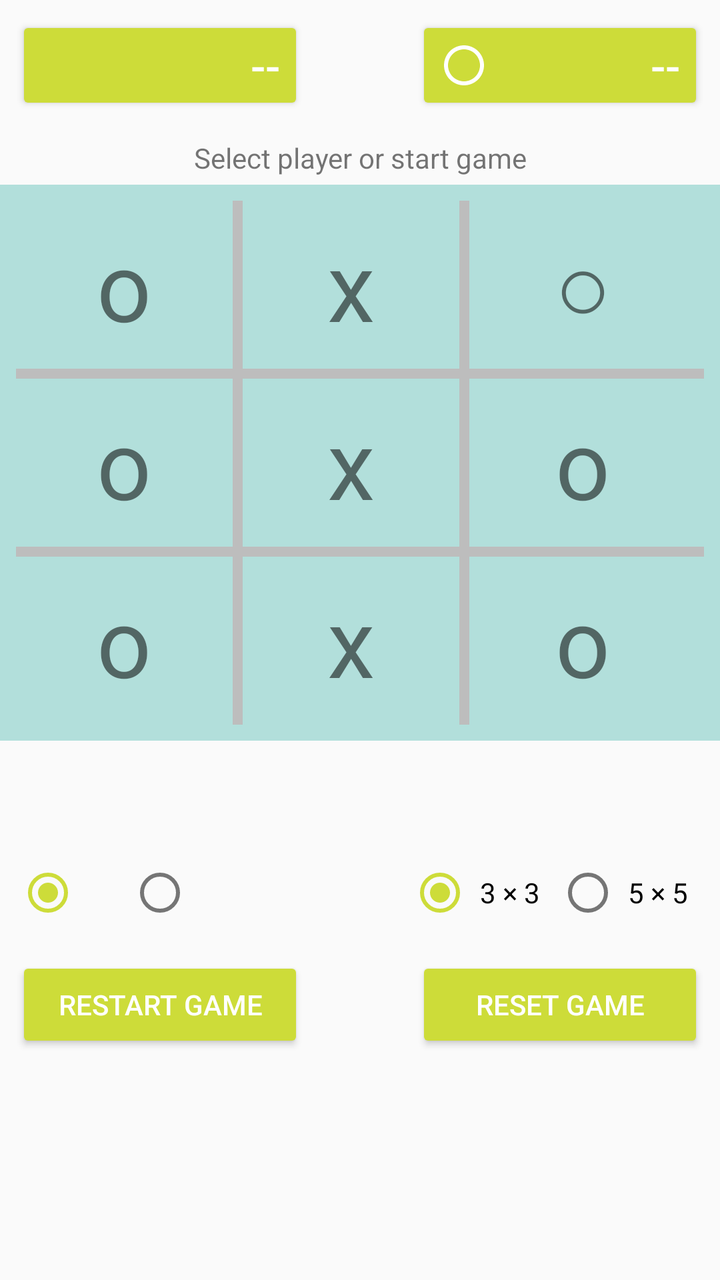
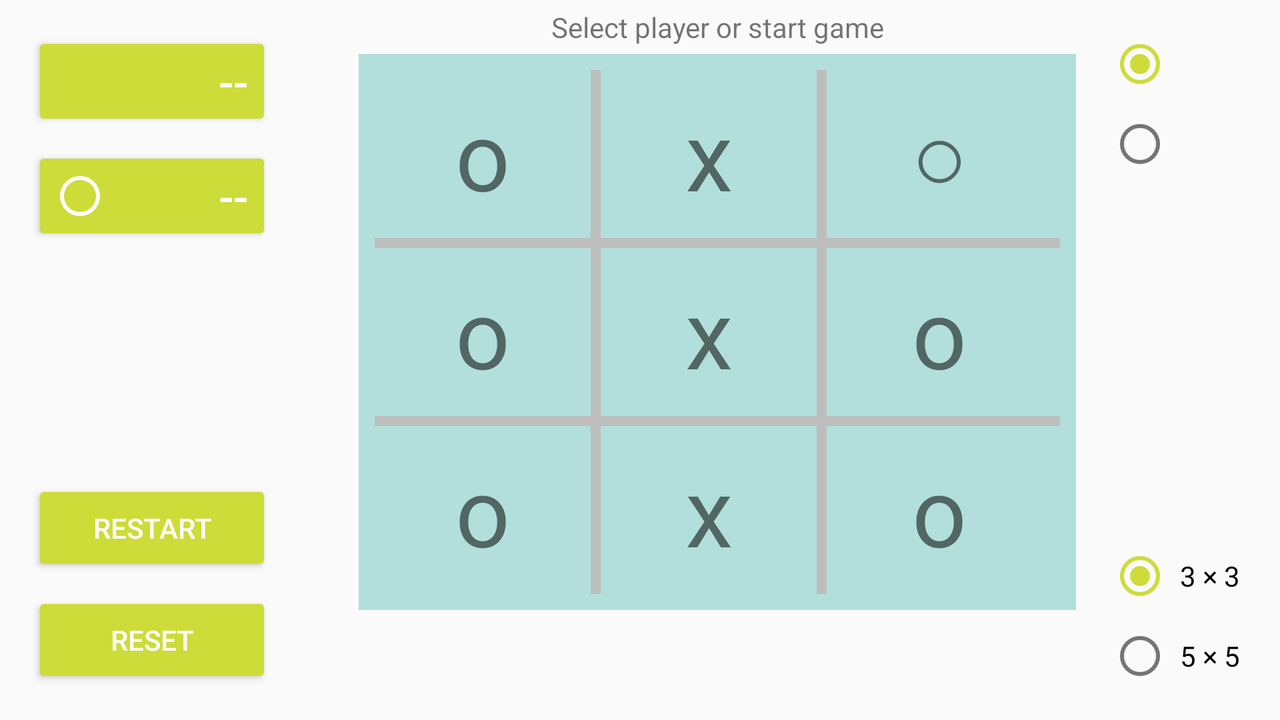

First picture: res/layout/ on a phone held upright. Second picture: the repository's own variant of that layout, on a device whose configuration matches the variant's folder. Source for both follows.
<!-- AndroidManifest.xml: application theme AppTheme -->
<!-- res/layout/activity_main.xml -->
<?xml version="1.0" encoding="utf-8"?>
<LinearLayout xmlns:android="http://schemas.android.com/apk/res/android"
    xmlns:tools="http://schemas.android.com/tools"
    android:layout_width="match_parent"
    android:layout_height="match_parent"
    android:orientation="vertical"
    tools:context="com.techbeloved.b_tic_tac_toe.MainActivity">

    <LinearLayout
        android:layout_width="match_parent"
        android:layout_height="wrap_content"
        android:orientation="horizontal"
        android:padding="8dp">
        <Button
            android:layout_width="144dp"
            android:layout_height="wrap_content"
            android:id="@+id/xPlayerBtn"
            android:drawableStart="@drawable/ic_clear"
            android:text="@string/score_placeholder"
            android:textSize="@dimen/text_small"
            android:textAlignment="viewEnd"/>

        
        <Space
            android:layout_width="0dp"
            android:layout_height="0dp"
            android:layout_weight="1"/>
        <Button
            android:layout_width="144dp"
            android:layout_height="wrap_content"
            android:id="@+id/oPlayerBtn"
            android:drawableStart="@drawable/ic_circle"
            android:text="@string/score_placeholder"
            android:textSize="@dimen/text_small"
            android:textAlignment="viewEnd"/>
    </LinearLayout>
    <TextView
        android:layout_width="wrap_content"
        android:layout_height="wrap_content"
        android:id="@+id/game_status_textview"
        android:textAlignment="center"
        android:padding="4dp"
        android:layout_gravity="center"
        tools:text="Select player or start game"/>

    
    <ViewFlipper
        android:layout_width="match_parent"
        android:layout_height="wrap_content"
        android:id="@+id/layout_flipper"
        android:inAnimation="@android:anim/slide_in_left"
        android:outAnimation="@android:anim/slide_out_right">

        <include layout="@layout/three_square_layout" />

        <include layout="@layout/five_square_layout" />

        <include layout="@layout/result_layout" />

    </ViewFlipper>
    <LinearLayout
        android:layout_width="match_parent"
        android:layout_height="wrap_content"
        android:orientation="horizontal">

        <RadioGroup
            android:id="@+id/game_mode_radio_group"
            android:layout_width="0dp"
            android:layout_height="wrap_content"
            android:orientation="horizontal"
            android:padding="8dp"
            android:layout_weight="1">

            <RadioButton
                android:id="@+id/single_player_radio_button"
                android:layout_width="wrap_content"
                android:layout_height="wrap_content"
                android:paddingStart="4dp"
                android:paddingEnd="4dp"
                android:layout_marginEnd="16dp"
                android:drawableEnd="@drawable/ic_person_black_24dp"
                android:checked="true" />

            <RadioButton
                android:id="@+id/play_friend_radio_button"
                android:layout_width="wrap_content"
                android:layout_height="wrap_content"
                android:paddingStart="4dp"
                android:paddingEnd="4dp"
                android:drawableEnd="@drawable/ic_people_black_24dp" />
        </RadioGroup>

        <RadioGroup
            android:id="@+id/grid_choice_radio_group"
            android:layout_width="0dp"
            android:layout_height="wrap_content"
            android:orientation="horizontal"
            android:padding="8dp"
            android:layout_weight="1"
            android:gravity="end">

            <RadioButton
                android:id="@+id/three_square_radio_button"
                android:layout_width="wrap_content"
                android:layout_height="wrap_content"
                android:paddingStart="4dp"
                android:paddingEnd="8dp"
                android:text="@string/three_square"
                android:checked="true" />

            <RadioButton
                android:id="@+id/five_square_radio_button"
                android:layout_width="wrap_content"
                android:layout_height="wrap_content"
                android:paddingStart="4dp"
                android:paddingEnd="8dp"
                android:text="@string/five_square" />
        </RadioGroup>
    </LinearLayout>

    <LinearLayout
        android:layout_width="match_parent"
        android:layout_height="wrap_content"
        android:orientation="horizontal"
        android:padding="8dp">
        <Button
            android:layout_width="144dp"
            android:layout_height="wrap_content"
            android:id="@+id/restartBtn"
            android:text="@string/restart_game"/>

        
        <Space
            android:layout_width="0dp"
            android:layout_height="0dp"
            android:layout_weight="1"/>
        <Button
            android:layout_width="144dp"
            android:layout_height="wrap_content"
            android:id="@+id/resetBtn"
            android:text="@string/reset_game"/>
    </LinearLayout>

</LinearLayout>
<!-- res/layout/three_square_layout.xml (included above) -->
<?xml version="1.0" encoding="utf-8"?>
<LinearLayout xmlns:android="http://schemas.android.com/apk/res/android"
    xmlns:tools="http://schemas.android.com/tools"
    android:id="@+id/three_square_layout"
    android:layout_width="match_parent"
    android:layout_height="wrap_content"
    android:background="@color/primary_light"
    android:orientation="vertical"
    android:padding="8dp"
    android:weightSum="1">

    <LinearLayout
        android:layout_width="match_parent"
        android:layout_height="@dimen/three_square_row_height"
        android:weightSum="1">

        <TextView
            android:id="@+id/three_cell_00"
            android:layout_width="0dp"
            android:layout_height="match_parent"
            android:layout_weight="0.33"
            android:drawableEnd="@drawable/vertical_divider"
            android:gravity="center"
            android:textSize="@dimen/text_big"
            tools:text="o" />

        <TextView
            android:id="@+id/three_cell_01"
            android:layout_width="0dp"
            android:layout_height="match_parent"
            android:layout_weight="0.33"
            android:drawableEnd="@drawable/vertical_divider"
            android:gravity="center"
            android:textSize="@dimen/text_big"
            tools:text="x" />

        <TextView
            android:id="@+id/three_cell_02"
            android:layout_width="0dp"
            android:layout_height="match_parent"
            android:layout_weight="0.33"
            android:gravity="center"
            android:text="@string/circle"
            android:textSize="@dimen/text_big" />
    </LinearLayout>
    
    <View
        android:layout_width="match_parent"
        android:layout_height="@dimen/divider_thickness"
        android:background="@color/divider" />

    <LinearLayout
        android:layout_width="match_parent"
        android:layout_height="@dimen/three_square_row_height"
        android:weightSum="1">

        <TextView
            android:id="@+id/three_cell_10"
            android:layout_width="0dp"
            android:layout_height="match_parent"
            android:layout_weight="0.33"
            android:drawableEnd="@drawable/vertical_divider"
            android:gravity="center"
            android:textSize="@dimen/text_big"
            tools:text="o" />

        <TextView
            android:id="@+id/three_cell_11"
            android:layout_width="0dp"
            android:layout_height="match_parent"
            android:layout_weight="0.33"
            android:drawableEnd="@drawable/vertical_divider"
            android:gravity="center"
            android:textSize="@dimen/text_big"
            tools:text="x" />

        <TextView
            android:id="@+id/three_cell_12"
            android:layout_width="0dp"
            android:layout_height="match_parent"
            android:layout_weight="0.33"
            android:gravity="center"
            android:textSize="@dimen/text_big"
            tools:text="o" />
    </LinearLayout>
    
    <View
        android:layout_width="match_parent"
        android:layout_height="@dimen/divider_thickness"
        android:background="@color/divider" />

    <LinearLayout
        android:layout_width="match_parent"
        android:layout_height="@dimen/three_square_row_height"
        android:weightSum="1">

        <TextView
            android:id="@+id/three_cell_20"
            android:layout_width="0dp"
            android:layout_height="match_parent"
            android:layout_weight="0.33"
            android:drawableEnd="@drawable/vertical_divider"
            android:gravity="center"
            android:textSize="@dimen/text_big"
            tools:text="o" />

        <TextView
            android:id="@+id/three_cell_21"
            android:layout_width="0dp"
            android:layout_height="match_parent"
            android:layout_weight="0.33"
            android:drawableEnd="@drawable/vertical_divider"
            android:gravity="center"
            android:textSize="@dimen/text_big"
            tools:text="x" />

        <TextView
            android:id="@+id/three_cell_22"
            android:layout_width="0dp"
            android:layout_height="match_parent"
            android:layout_weight="0.33"
            android:gravity="center"
            android:textSize="@dimen/text_big"
            tools:text="o" />
    </LinearLayout>
</LinearLayout>
<!-- res/layout/five_square_layout.xml (included above) -->
<?xml version="1.0" encoding="utf-8"?>
<LinearLayout xmlns:android="http://schemas.android.com/apk/res/android"
    xmlns:tools="http://schemas.android.com/tools"
    android:id="@+id/five_square_layout"
    android:layout_width="match_parent"
    android:layout_height="wrap_content"
    android:background="@color/primary_light"
    android:orientation="vertical"
    android:padding="16dp"
    android:weightSum="1">


    <LinearLayout
        android:layout_width="match_parent"
        android:layout_height="@dimen/five_square_row_height"
        android:weightSum="1">

        <TextView
            android:id="@+id/five_cell_00"
            android:layout_width="0dp"
            android:layout_height="match_parent"
            android:layout_weight="0.2"
            android:drawableEnd="@drawable/vertical_divider"
            android:gravity="center"
            android:text="@string/times"
            android:textSize="@dimen/text_small"
            tools:text="o" />

        <TextView
            android:id="@+id/five_cell_01"
            android:layout_width="0dp"
            android:layout_height="match_parent"
            android:layout_weight="0.2"
            android:drawableEnd="@drawable/vertical_divider"
            android:gravity="center"
            android:textSize="@dimen/text_small"
            tools:text="x" />

        <TextView
            android:id="@+id/five_cell_02"
            android:layout_width="0dp"
            android:layout_height="match_parent"
            android:layout_weight="0.2"
            android:drawableEnd="@drawable/vertical_divider"
            android:gravity="center"
            android:text="@string/times"
            android:textSize="@dimen/text_small"
            tools:text="o" />

        <TextView
            android:id="@+id/five_cell_03"
            android:layout_width="0dp"
            android:layout_height="match_parent"
            android:layout_weight="0.2"
            android:drawableEnd="@drawable/vertical_divider"
            android:gravity="center"
            android:textSize="@dimen/text_small"
            tools:text="x" />

        <TextView
            android:id="@+id/five_cell_04"
            android:layout_width="0dp"
            android:layout_height="match_parent"
            android:layout_weight="0.2"
            android:gravity="center"
            android:text="@string/circle"
            android:textSize="@dimen/text_small" />
    </LinearLayout>
    
    <View
        android:layout_width="match_parent"
        android:layout_height="@dimen/divider_thickness"
        android:background="@color/divider" />

    <LinearLayout
        android:layout_width="match_parent"
        android:layout_height="@dimen/five_square_row_height"
        android:weightSum="1">

        <TextView
            android:id="@+id/five_cell_10"
            android:layout_width="0dp"
            android:layout_height="match_parent"
            android:layout_weight="0.2"
            android:drawableEnd="@drawable/vertical_divider"
            android:gravity="center"
            android:text="@string/times"
            android:textSize="@dimen/text_small"
            tools:text="o" />

        <TextView
            android:id="@+id/five_cell_11"
            android:layout_width="0dp"
            android:layout_height="match_parent"
            android:layout_weight="0.2"
            android:drawableEnd="@drawable/vertical_divider"
            android:gravity="center"
            android:textSize="@dimen/text_small"
            tools:text="x" />

        <TextView
            android:id="@+id/five_cell_12"
            android:layout_width="0dp"
            android:layout_height="match_parent"
            android:layout_weight="0.2"
            android:drawableEnd="@drawable/vertical_divider"
            android:gravity="center"
            android:text="@string/times"
            android:textSize="@dimen/text_small"
            tools:text="o" />

        <TextView
            android:id="@+id/five_cell_13"
            android:layout_width="0dp"
            android:layout_height="match_parent"
            android:layout_weight="0.2"
            android:drawableEnd="@drawable/vertical_divider"
            android:gravity="center"
            android:textSize="@dimen/text_small"
            tools:text="x" />

        <TextView
            android:id="@+id/five_cell_14"
            android:layout_width="0dp"
            android:layout_height="match_parent"
            android:layout_weight="0.2"
            android:gravity="center"
            android:text="@string/circle"
            android:textSize="@dimen/text_small" />
    </LinearLayout>
    
    <View
        android:layout_width="match_parent"
        android:layout_height="@dimen/divider_thickness"
        android:background="@color/divider" />

    <LinearLayout
        android:layout_width="match_parent"
        android:layout_height="@dimen/five_square_row_height"
        android:weightSum="1">

        <TextView
            android:id="@+id/five_cell_20"
            android:layout_width="0dp"
            android:layout_height="match_parent"
            android:layout_weight="0.2"
            android:drawableEnd="@drawable/vertical_divider"
            android:gravity="center"
            android:text="@string/times"
            android:textSize="@dimen/text_small"
            tools:text="o" />

        <TextView
            android:id="@+id/five_cell_21"
            android:layout_width="0dp"
            android:layout_height="match_parent"
            android:layout_weight="0.2"
            android:drawableEnd="@drawable/vertical_divider"
            android:gravity="center"
            android:textSize="@dimen/text_small"
            tools:text="x" />

        <TextView
            android:id="@+id/five_cell_22"
            android:layout_width="0dp"
            android:layout_height="match_parent"
            android:layout_weight="0.2"
            android:drawableEnd="@drawable/vertical_divider"
            android:gravity="center"
            android:text="@string/times"
            android:textSize="@dimen/text_small"
            tools:text="o" />

        <TextView
            android:id="@+id/five_cell_23"
            android:layout_width="0dp"
            android:layout_height="match_parent"
            android:layout_weight="0.2"
            android:drawableEnd="@drawable/vertical_divider"
            android:gravity="center"
            android:textSize="@dimen/text_small"
            tools:text="x" />

        <TextView
            android:id="@+id/five_cell_24"
            android:layout_width="0dp"
            android:layout_height="match_parent"
            android:layout_weight="0.2"
            android:gravity="center"
            android:text="@string/circle"
            android:textSize="@dimen/text_small" />
    </LinearLayout>
    
    <View
        android:layout_width="match_parent"
        android:layout_height="@dimen/divider_thickness"
        android:background="@color/divider" />


    <LinearLayout
        android:layout_width="match_parent"
        android:layout_height="@dimen/five_square_row_height"
        android:weightSum="1">

        <TextView
            android:id="@+id/five_cell_30"
            android:layout_width="0dp"
            android:layout_height="match_parent"
            android:layout_weight="0.2"
            android:drawableEnd="@drawable/vertical_divider"
            android:gravity="center"
            android:text="@string/times"
            android:textSize="@dimen/text_small"
            tools:text="o" />

        <TextView
            android:id="@+id/five_cell_31"
            android:layout_width="0dp"
            android:layout_height="match_parent"
            android:layout_weight="0.2"
            android:drawableEnd="@drawable/vertical_divider"
            android:gravity="center"
            android:textSize="@dimen/text_small"
            tools:text="x" />

        <TextView
            android:id="@+id/five_cell_32"
            android:layout_width="0dp"
            android:layout_height="match_parent"
            android:layout_weight="0.2"
            android:drawableEnd="@drawable/vertical_divider"
            android:gravity="center"
            android:text="@string/times"
            android:textSize="@dimen/text_small"
            tools:text="o" />

        <TextView
            android:id="@+id/five_cell_33"
            android:layout_width="0dp"
            android:layout_height="match_parent"
            android:layout_weight="0.2"
            android:drawableEnd="@drawable/vertical_divider"
            android:gravity="center"
            android:textSize="@dimen/text_small"
            tools:text="x" />

        <TextView
            android:id="@+id/five_cell_34"
            android:layout_width="0dp"
            android:layout_height="match_parent"
            android:layout_weight="0.2"
            android:gravity="center"
            android:text="@string/circle"
            android:textSize="@dimen/text_small" />
    </LinearLayout>
    
    <View
        android:layout_width="match_parent"
        android:layout_height="@dimen/divider_thickness"
        android:background="@color/divider" />


    <LinearLayout
        android:layout_width="match_parent"
        android:layout_height="@dimen/five_square_row_height"
        android:weightSum="1">

        <TextView
            android:id="@+id/five_cell_40"
            android:layout_width="0dp"
            android:layout_height="match_parent"
            android:layout_weight="0.2"
            android:drawableEnd="@drawable/vertical_divider"
            android:gravity="center"
            android:text="@string/times"
            android:textSize="@dimen/text_small"
            tools:text="o" />

        <TextView
            android:id="@+id/five_cell_41"
            android:layout_width="0dp"
            android:layout_height="match_parent"
            android:layout_weight="0.2"
            android:drawableEnd="@drawable/vertical_divider"
            android:gravity="center"
            android:textSize="@dimen/text_small"
            tools:text="x" />

        <TextView
            android:id="@+id/five_cell_42"
            android:layout_width="0dp"
            android:layout_height="match_parent"
            android:layout_weight="0.2"
            android:drawableEnd="@drawable/vertical_divider"
            android:gravity="center"
            android:text="@string/times"
            android:textSize="@dimen/text_small"
            tools:text="o" />

        <TextView
            android:id="@+id/five_cell_43"
            android:layout_width="0dp"
            android:layout_height="match_parent"
            android:layout_weight="0.2"
            android:drawableEnd="@drawable/vertical_divider"
            android:gravity="center"
            android:textSize="@dimen/text_small"
            tools:text="x" />

        <TextView
            android:id="@+id/five_cell_44"
            android:layout_width="0dp"
            android:layout_height="match_parent"
            android:layout_weight="0.2"
            android:gravity="center"
            android:text="@string/circle"
            android:textSize="@dimen/text_small" />
    </LinearLayout>

</LinearLayout>
<!-- res/layout/result_layout.xml (included above) -->
<?xml version="1.0" encoding="utf-8"?>
<LinearLayout xmlns:android="http://schemas.android.com/apk/res/android"
    xmlns:tools="http://schemas.android.com/tools"
    android:orientation="vertical"
    android:layout_width="match_parent"
    android:layout_height="330dp"
    android:background="@color/primary_light"
    android:padding="16dp"
    android:id="@+id/result_layout">

    <TextView
        android:layout_width="match_parent"
        android:layout_height="0dp"
        android:layout_weight="1"
        android:id="@+id/winner_char_text_view"
        android:textSize="80sp"
        android:textAlignment="center"
        tools:text="X" />

    <TextView
        android:layout_width="match_parent"
        android:layout_height="0dp"
        android:layout_weight="1"
        android:id="@+id/winner_msg_text_view"
        android:textSize="@dimen/text_big"
        android:textAlignment="center"
        tools:text="WINNER!" />
</LinearLayout>
<!-- resources referenced by this layout -->
<resources>
  <color name="divider">#BDBDBD</color>
  <color name="primary_light">#B2DFDB</color>
  <dimen name="divider_thickness">5dp</dimen>
  <dimen name="five_square_row_height">44dp</dimen>
  <dimen name="text_big">48sp</dimen>
  <dimen name="text_small">22sp</dimen>
  <dimen name="three_square_row_height">84dp</dimen>
  <!-- drawable ic_circle (drawable) -->
  <vector xmlns:android="http://schemas.android.com/apk/res/android"
      android:width="24dp"
      android:height="24dp"
      android:viewportWidth="24.0"
      android:viewportHeight="24.0">
      <path
          android:fillColor="#FFFFFFFF"
          android:pathData="M12 2C6.47 2 2 6.47 2 12s4.47 10 10 10 10-4.47 10-10S17.53 2 12 2zm0 18c-4.41 0-8-3.59-8-8s3.59-8 8-8 8 3.59 8 8-3.59 8-8 8z"/>
  </vector>
  <!-- drawable vertical_divider (drawable) -->
  <?xml version="1.0" encoding="utf-8"?>
  <shape xmlns:android="http://schemas.android.com/apk/res/android" android:shape="rectangle" >
      <solid android:color="@color/divider" />
      <size android:width="@dimen/divider_thickness" android:height="@dimen/divider_height"/>
  
  </shape>
  <string name="circle">\u25CB</string>
  <string name="five_square">5 \u00D7 5</string>
  <string name="reset_game">reset game</string>
  <string name="restart_game">restart game</string>
  <string name="score_placeholder">--</string>
  <string name="three_square">3 \u00D7 3</string>
  <string name="times">❌</string>
  <style name="AppTheme" parent="Theme.AppCompat.Light.DarkActionBar">
          
          <item name="colorPrimary">@color/primary</item>
          <item name="colorPrimaryDark">@color/primary_dark</item>
          <item name="colorAccent">@color/accent</item>
          <item name="android:textColorPrimary">@color/primary_text</item>
          <item name="android:textColorSecondary">@color/secondary_text</item>
          <item name="buttonStyle">@style/AppTheme.Button</item>
      </style>
  <dimen name="divider_height">150dp</dimen>
  <color name="primary">#009688</color>
  <color name="primary_dark">#00796B</color>
  <color name="accent">#CDDC39</color>
  <color name="primary_text">#212121</color>
  <color name="secondary_text">#757575</color>
  <style name="AppTheme.Button" parent="Widget.AppCompat.Button.Colored">
      </style>
</resources>
<!-- res/layout-land/activity_main.xml (the repository's variant of the layout above) -->
<!-- drawn on the phone turned sideways -->
<?xml version="1.0" encoding="utf-8"?>
<LinearLayout xmlns:android="http://schemas.android.com/apk/res/android"
    xmlns:tools="http://schemas.android.com/tools"
    android:orientation="horizontal"
    android:layout_width="match_parent"
    android:layout_height="match_parent"
    android:baselineAligned="false">

    <LinearLayout
        android:layout_width="0dp"
        android:layout_height="match_parent"
        android:orientation="vertical"
        android:layout_weight="1"
        android:padding="16dp">

        <LinearLayout
            android:layout_width="match_parent"
            android:layout_height="0dp"
            android:layout_weight="1"
            android:orientation="vertical">

            <Button
                android:layout_width="120dp"
                android:layout_height="wrap_content"
                android:id="@+id/xPlayerBtn"
                android:drawableStart="@drawable/ic_clear"
                android:text="@string/score_placeholder"
                android:textSize="@dimen/text_small"
                android:textAlignment="viewEnd"
                android:layout_marginBottom="8dp" />

            <Button
                android:layout_width="120dp"
                android:layout_height="wrap_content"
                android:id="@+id/oPlayerBtn"
                android:drawableStart="@drawable/ic_circle"
                android:text="@string/score_placeholder"
                android:textSize="@dimen/text_small"
                android:textAlignment="viewEnd" />
        </LinearLayout>

        <Button
            android:layout_width="120dp"
            android:layout_height="wrap_content"
            android:id="@+id/restartBtn"
            android:text="@string/restart"
            android:layout_marginBottom="8dp" />

        <Button
            android:layout_width="120dp"
            android:layout_height="wrap_content"
            android:id="@+id/resetBtn"
            android:text="@string/reset" />
    </LinearLayout>

    <LinearLayout
        android:layout_width="0dp"
        android:layout_height="wrap_content"
        android:layout_weight="2"
        android:orientation="vertical">

        <TextView
            android:layout_width="wrap_content"
            android:layout_height="wrap_content"
            android:id="@+id/game_status_textview"
            android:textAlignment="center"
            android:padding="4dp"
            android:layout_gravity="center"
            tools:text="Select player or start game" />
        
        <ViewFlipper
            android:layout_width="wrap_content"
            android:layout_height="match_parent"
            android:id="@+id/layout_flipper"
            android:inAnimation="@android:anim/slide_in_left"
            android:outAnimation="@android:anim/slide_out_right">

            <include layout="@layout/three_square_layout" />

            <include layout="@layout/five_square_layout" />

            <include layout="@layout/result_layout" />

        </ViewFlipper>

    </LinearLayout>

    <LinearLayout
        android:layout_width="wrap_content"
        android:layout_height="match_parent"
        android:orientation="vertical"
        android:padding="16dp">

        <RadioGroup
            android:id="@+id/game_mode_radio_group"
            android:layout_width="wrap_content"
            android:layout_height="0dp"
            android:orientation="vertical"
            android:layout_weight="1">

            <RadioButton
                android:id="@+id/single_player_radio_button"
                android:layout_width="wrap_content"
                android:layout_height="wrap_content"
                android:drawableEnd="@drawable/ic_person_black_24dp"
                android:paddingStart="4dp"
                android:paddingEnd="4dp"
                android:checked="true"
                android:layout_marginBottom="8dp" />

            <RadioButton
                android:id="@+id/play_friend_radio_button"
                android:layout_width="wrap_content"
                android:layout_height="wrap_content"
                android:paddingStart="4dp"
                android:paddingEnd="4dp"
                android:drawableEnd="@drawable/ic_people_black_24dp" />
        </RadioGroup>

        <RadioGroup
            android:id="@+id/grid_choice_radio_group"
            android:layout_width="wrap_content"
            android:layout_height="0dp"
            android:orientation="vertical"
            android:layout_weight="1"
            android:gravity="bottom">

            <RadioButton
                android:id="@+id/three_square_radio_button"
                android:layout_width="wrap_content"
                android:layout_height="wrap_content"
                android:paddingStart="4dp"
                android:paddingEnd="4dp"
                android:text="@string/three_square"
                android:checked="true"
                android:layout_marginBottom="8dp" />

            <RadioButton
                android:id="@+id/five_square_radio_button"
                android:layout_width="wrap_content"
                android:layout_height="wrap_content"
                android:paddingStart="4dp"
                android:paddingEnd="4dp"
                android:text="@string/five_square" />
        </RadioGroup>
    </LinearLayout>

</LinearLayout>
<!-- resources referenced by the variant -->
<!-- as the phone turned sideways resolves them -->
<resources>
  <color name="divider">#BDBDBD</color>
  <color name="primary_light">#B2DFDB</color>
  <dimen name="divider_thickness">5dp</dimen>
  <dimen name="five_square_row_height">44dp</dimen>
  <dimen name="text_big">48sp</dimen>
  <dimen name="text_small">22sp</dimen>
  <dimen name="three_square_row_height">84dp</dimen>
  <!-- drawable ic_circle (drawable) -->
  <vector xmlns:android="http://schemas.android.com/apk/res/android"
      android:width="24dp"
      android:height="24dp"
      android:viewportWidth="24.0"
      android:viewportHeight="24.0">
      <path
          android:fillColor="#FFFFFFFF"
          android:pathData="M12 2C6.47 2 2 6.47 2 12s4.47 10 10 10 10-4.47 10-10S17.53 2 12 2zm0 18c-4.41 0-8-3.59-8-8s3.59-8 8-8 8 3.59 8 8-3.59 8-8 8z"/>
  </vector>
  <!-- drawable vertical_divider (drawable) -->
  <?xml version="1.0" encoding="utf-8"?>
  <shape xmlns:android="http://schemas.android.com/apk/res/android" android:shape="rectangle" >
      <solid android:color="@color/divider" />
      <size android:width="@dimen/divider_thickness" android:height="@dimen/divider_height"/>
  
  </shape>
  <string name="circle">\u25CB</string>
  <string name="five_square">5 \u00D7 5</string>
  <string name="reset">reset</string>
  <string name="restart">restart</string>
  <string name="score_placeholder">--</string>
  <string name="three_square">3 \u00D7 3</string>
  <string name="times">❌</string>
  <style name="AppTheme" parent="Theme.AppCompat.Light.DarkActionBar">
          
          <item name="colorPrimary">@color/primary</item>
          <item name="colorPrimaryDark">@color/primary_dark</item>
          <item name="colorAccent">@color/accent</item>
          <item name="android:textColorPrimary">@color/primary_text</item>
          <item name="android:textColorSecondary">@color/secondary_text</item>
          <item name="buttonStyle">@style/AppTheme.Button</item>
      </style>
  <dimen name="divider_height">150dp</dimen>
  <color name="primary">#009688</color>
  <color name="primary_dark">#00796B</color>
  <color name="accent">#CDDC39</color>
  <color name="primary_text">#212121</color>
  <color name="secondary_text">#757575</color>
  <style name="AppTheme.Button" parent="Widget.AppCompat.Button.Colored">
      </style>
</resources>
